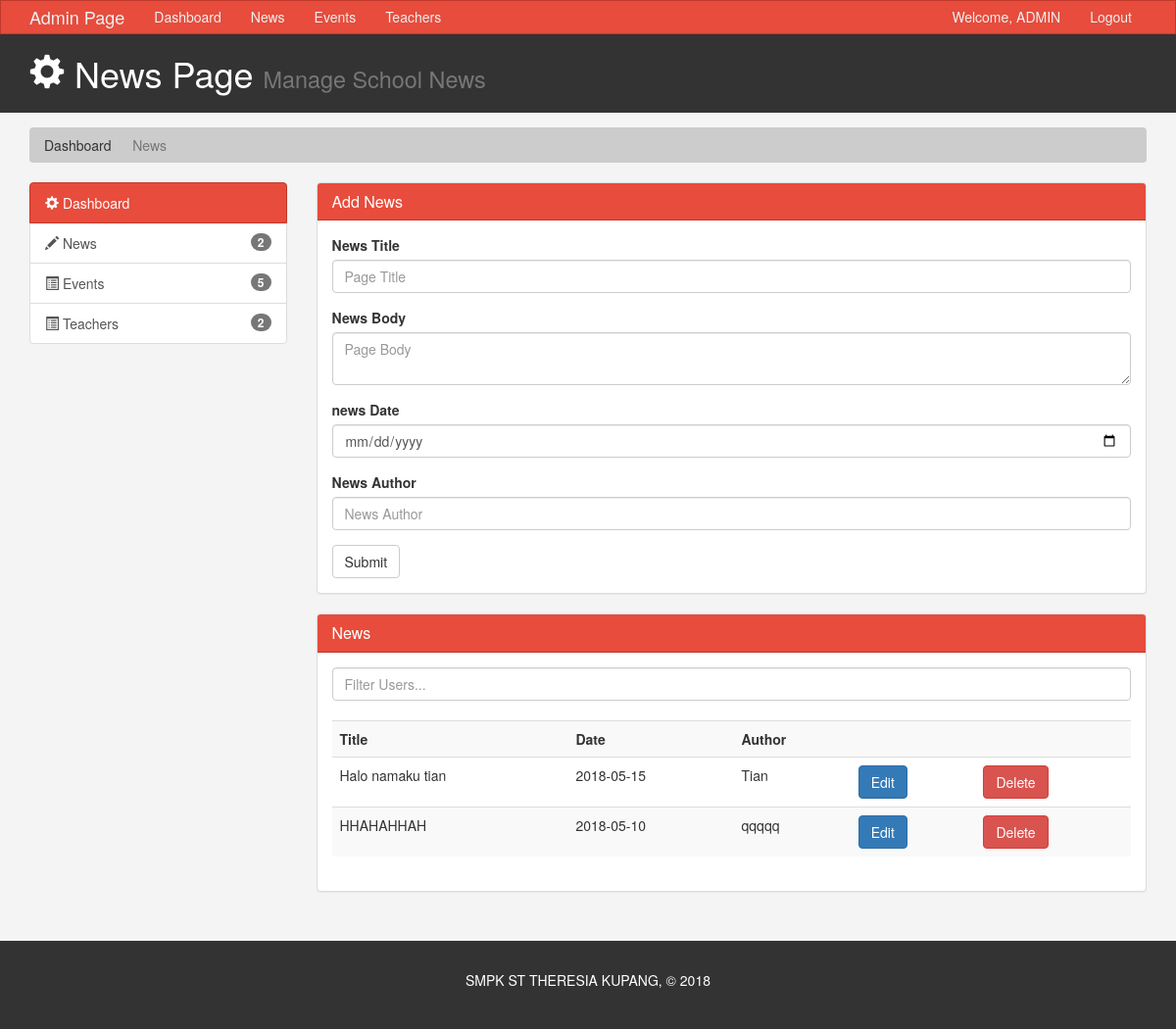
The page /index.php/admin/news on the database as committed earlier.
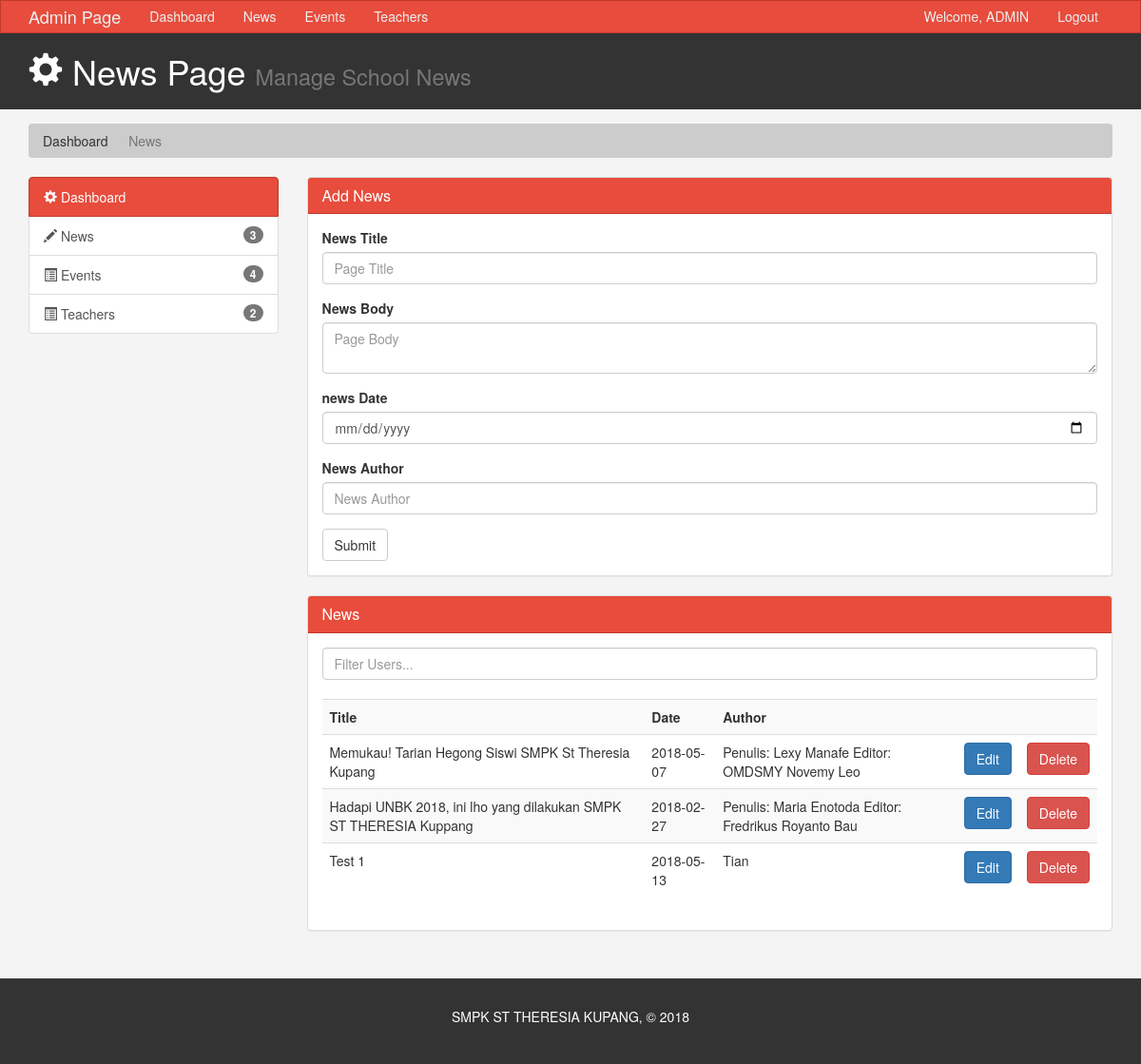
The same page on the database as committed later.
### tables this page shows
CREATE TABLE `info` (
  `id` int(10) NOT NULL,
  `newsTitle` varchar(150) NOT NULL,
  `newsBody` text NOT NULL,
  `newsDate` date NOT NULL,
  `newsAuthor` varchar(100) NOT NULL,
  `timeStamp` timestamp NOT NULL DEFAULT CURRENT_TIMESTAMP ON UPDATE CURRENT_TIMESTAMP
);

### application/controllers/admin.php (called while the page is built, shortened)
<?php
class Admin extends CI_Controller{
	public function news(){
		$this->load->model('news_model');
		$data['newsdata'] = $this->news_model->select_news();
		$this->load->view('admin/news', $data);
	}
}
?>

### index.php (called while the page is built, shortened)
<?php
require_once BASEPATH.'core/CodeIgniter.php';

### application/models/News_model.php (called while the page is built, shortened)
<?php
    class News_model extends CI_Model
    {
        public function select_news()
        {
            $query = $this->db->get('info');
            return $query->result();
        }
    }
?>

### application/views/admin/news.php (the view, shortened to what the changed rows need)
<!DOCTYPE html>
<html lang="en">
  <head>
    <link href="<?php echo base_url(); ?>assets/admin/css/bootstrap.min.css" rel="stylesheet">
    <link href="<?php echo base_url(); ?>assets/admin/css/style.css" rel="stylesheet">
  </head>
  <body>
    <header id="header">
        <div class="container">
          <div class="row">
            <div class="col-md-10">
              <h1><span class="glyphicon glyphicon-cog" aria-hidden="true"></span> News Page <small>Manage School News</small></h1>
            </div>
            </div>
          </div>
    </header>
    <section id="main">
      <div class="container">
        <div class="row">
          <div class="col-md-3">
              <?php
                  include ('left_dashboard.php');
              ?>
          </div>
          <div class="col-md-9">
             <div class="panel panel-default">
               <div class="panel-body">
                 <br>
                 <table class="table table-striped table-hover">
                       <tr>
                         <th>Title</th>
                         <th>Date</th>
                         <th>Author</th>
                         <th></th>
                         <th></th>
                       </tr>
                       <?php
                           if (isset($newsdata)) {
                               foreach ($newsdata as $news) {
                                   echo "
                                   <tr>
                                       <td>$news->newsTitle</td>
                                       <td>$news->newsDate</td>
                                       <td>$news->newsAuthor</td>
                                       <form action='news' method='post'>
                                           <input hidden type='text' name='edit-id' value='$news->id'>
                                           <td><input type='submit' class='btn btn-primary' value='Edit'></td>
                                       </form>
                                       <form action='delete' method='post'>
                                           <input hidden type='text' name='edit-id' value='$news->id'>
                                           <td><input type='submit' class='btn btn-danger' value='Delete'></td>
                                       </form>
                                   </tr>
                                   ";
                               }
                           }
                       ?>
                     </table>
               </div>
               </div>
          </div>
        </div>
      </div>
    </section>
  </body>
</html>

### application/views/admin/left_dashboard.php (shortened to what the changed rows need)
<div class="list-group">
    <a href="<?php echo base_url(); ?>admin/news" class="list-group-item">
        <span class="glyphicon glyphicon-pencil" aria-hidden="true"></span>
        News
        <span class="badge">
            <?php
                echo $this->db->count_all('info');
            ?>
        </span>
    </a>
    <a href="<?php echo base_url(); ?>admin/edit" class="list-group-item">
        <span class="glyphicon glyphicon-list-alt" aria-hidden="true"></span>
        Events
        <span class="badge">
            <?php
                echo $this->db->count_all('event');
            ?>
        </span>
    </a>
</div>

Rows that differ between the two databases and show on the page:
removed info: newsTitle "Halo namaku tian", newsDate "2018-05-15", newsAuthor "Tian"
removed info: newsTitle "HHAHAHHAH", newsDate "2018-05-10", newsAuthor "qqqqq"
added info: newsTitle "Memukau! Tarian Hegong Siswi SMPK St Theresia Kupang", newsDate "2018-05-07", newsAuthor "Penulis: Lexy Manafe Editor: OMDSMY Novemy Leo"
added info: newsTitle "Hadapi UNBK 2018, ini lho yang dilakukan SMPK ST THERESIA Kuppang", newsDate "2018-02-27", newsAuthor "Penulis: Maria Enotoda Editor: Fredrikus Royanto Bau"
added info: newsTitle "Test 1", newsDate "2018-05-13", newsAuthor "Tian"
Other text that changed with them:
$this->db->count_all('info'): "2" → "3"
$this->db->count_all('event'): "5" → "4"
